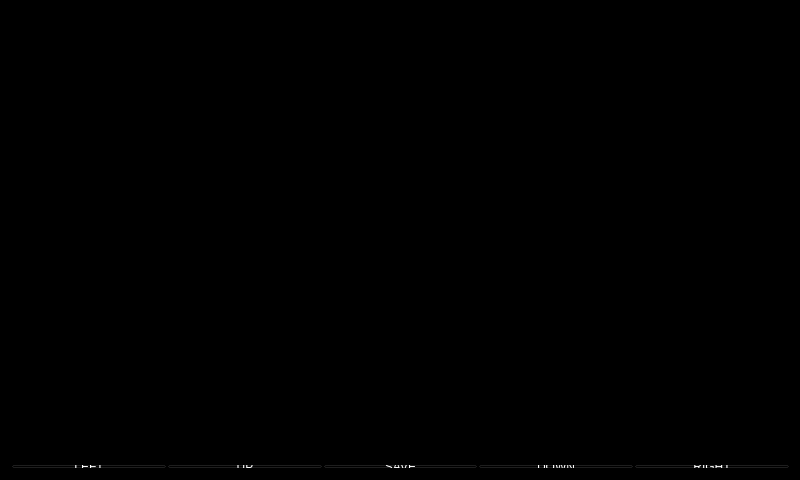
<?xml version="1.0" encoding="UTF-8"?>
<ui version="4.0">
 <class>Widget</class>
 <widget class="QWidget" name="Widget">
  <property name="geometry">
   <rect>
    <x>0</x>
    <y>0</y>
    <width>800</width>
    <height>480</height>
   </rect>
  </property>
  <property name="windowTitle">
   <string>Widget</string>
  </property>
  <widget class="QStackedWidget" name="stackedWidget">
   <property name="geometry">
    <rect>
     <x>0</x>
     <y>0</y>
     <width>800</width>
     <height>480</height>
    </rect>
   </property>
   <property name="styleSheet">
    <string notr="true">background-color:black;
color:white;</string>
   </property>
   <property name="currentIndex">
    <number>0</number>
   </property>
   <widget class="QWidget" name="page">
    <widget class="QWidget" name="">
     <property name="geometry">
      <rect>
       <x>0</x>
       <y>453</y>
       <width>801</width>
       <height>27</height>
      </rect>
     </property>
     <layout class="QHBoxLayout" name="horizontalLayout">
      <property name="spacing">
       <number>0</number>
      </property>
      <item>
       <widget class="QPushButton" name="pushButton">
        <property name="text">
         <string>LEFT</string>
        </property>
       </widget>
      </item>
      <item>
       <widget class="QPushButton" name="pushButton_2">
        <property name="text">
         <string>UP</string>
        </property>
       </widget>
      </item>
      <item>
       <widget class="QPushButton" name="pushButton_3">
        <property name="text">
         <string>SAVE</string>
        </property>
       </widget>
      </item>
      <item>
       <widget class="QPushButton" name="pushButton_4">
        <property name="text">
         <string>DOWN</string>
        </property>
       </widget>
      </item>
      <item>
       <widget class="QPushButton" name="pushButton_5">
        <property name="text">
         <string>RIGHT</string>
        </property>
       </widget>
      </item>
     </layout>
    </widget>
   </widget>
  </widget>
 </widget>
 <layoutdefault spacing="6" margin="11"/>
 <resources/>
 <connections/>
</ui>
